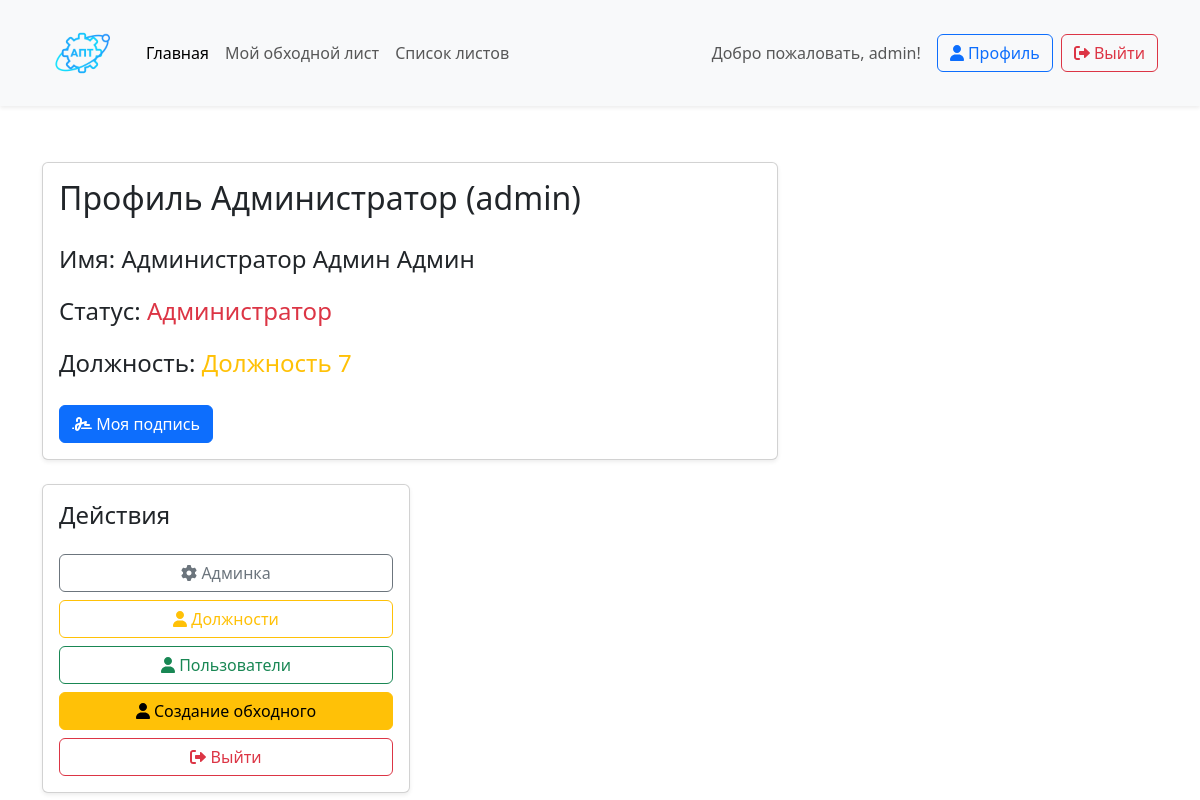
The page /account/profile/ (signed in) on the database its author committed.
### app/models.py (models this page shows, shortened)
class CustomUser(AbstractUser):  # custom user for Users
    gen = (('m', 'Мужской'),('j', 'Женский'))
    patronymic = models.CharField('Отчество',max_length=250,)
    gender = models.CharField('Пол', choices=gen, max_length=3, null=True)
    birthday_date = models.DateField('Дата рождения', null=True,)
    role  = models.ForeignKey(RoleModel, on_delete=models.CASCADE, null=True, verbose_name='Роль')
    depart = models.ForeignKey(DepartmentModel, on_delete=models.CASCADE, null=True, verbose_name='Отделение')
    date_end = models.DateField('Дата завершения зачисления',null=True,)
    signature = models.ImageField('Подпись пользователя',null=True, upload_to='signatures/')
    post = models.ForeignKey(PostModel, verbose_name="Должность", on_delete=models.CASCADE, null=True)
    class Meta:
        verbose_name = 'Пользователь'
        verbose_name_plural = 'Пользователи'

class NameChildPostModel(models.Model):
    name = models.CharField("Название", max_length=50)
    type_for_list = models.ForeignKey("typWorkAround", on_delete=models.CASCADE, verbose_name='Тип обходного')
    class Meta:
        verbose_name = 'Должности для отделений'
        verbose_name_plural = 'Должности для отделений'

### app/views.py (the view)
# urls.py: path('account/profile/',ProfileUserView.profile, name='profile'),
    @login_required
    def profile(req):
        workarounds = WorkaroundModel.objects.filter(user=req.user)
        statuss=None
        try:
            statuss = PostChildModel.objects.get(user = req.user).childpost.name
        except Exception as e:
            statuss = 'нет должности'
        return render(req, 'profile.html', {'workarounds': workarounds, 'st':statuss})

### app/models.py (called while the page is built)
    def __str__(self):
        return f'{self.name}'

### app/templates/profile.html (shortened to what this page needs)
{% extends './base.html' %}
{% block content %}
<div class="container mt-5">
    <div class="row">
        <div class="col-md-8">
            <div class="card shadow-sm mb-4">
                <div class="card-body">
                    <h2 class="card-title mb-4">Профиль {{ request.user.first_name }} ({{ request.user.username }})</h2>
                    <div class="mb-4">
                        <p class="fs-4">Имя: {{ request.user.first_name }} {{ request.user.last_name }} {{ request.user.patronymic }}</p>
                        <p class="fs-4">Статус:
                            {% if request.user.is_superuser %}
                                <span class="text-danger">Администратор</span>
                            {% else %}
                                {{ request.user.role }}
                            {% endif %}
                        </p>
                        <p class="fs-4">Должность:
                            {% if st %}
                                <span class="text-warning">{{ st }}</span>
                            {% else %}
                                <span class="text-danger">Нет должности!</span>
                            {% endif %}
                        </p>
                    </div>
                    <div class="d-flex gap-2">
                        <a href="{% url 'sign' %}" class="btn btn-primary">
                            <i class="fas fa-signature"></i> Моя подпись
                        </a>
                    </div>
                </div>
            </div>
        <div class="col-md-6">
            <div class="card shadow-sm">
                <div class="card-body">
                    <h4 class="card-title mb-4">Действия</h4>
                    <div class="d-grid gap-2">
                        {% if request.user.is_superuser %}
                                <a href="{% url 'admin:index' %}" class="btn btn-outline-secondary">
                                    <i class="fas fa-cog"></i> Админка
                                </a>
                                <a href="{% url 'admin_post_list' %}" class="btn btn-outline-warning">
                                    <i class="fa fa-user" aria-hidden="true"></i> Должности
                                </a>
                                <a href="{% url 'user-list' %}" class="btn btn-outline-success">
                                    <i class="fa fa-user" aria-hidden="true"></i> Пользователи
                                </a>
                                <a href="{% url 'admin-create-workaround' %}" class="btn btn-warning">
                                    <i class="fa fa-user" aria-hidden="true"></i> Создание обходного
                                </a>
                        {% endif %}
                        <a href="{% url 'logout' %}" class="btn btn-outline-danger">
                            <i class="fas fa-sign-out-alt"></i> Выйти
                        </a>
                    </div>
                </div>
            </div>
        </div>
    </div>
</div>
{% endblock content %}

### app/templates/base.html (shortened to what this page needs)
<!DOCTYPE html>
{% load static %}
<html lang="ru">
<head>
    <link href="https://cdn.jsdelivr.net/npm/bootstrap@5.3.0/dist/css/bootstrap.min.css" rel="stylesheet">
    <link href="https://cdnjs.cloudflare.com/ajax/libs/font-awesome/6.0.0-beta3/css/all.min.css" rel="stylesheet">
    <link href="https://cdnjs.cloudflare.com/ajax/libs/animate.css/4.1.1/animate.min.css" rel="stylesheet">
    <link rel="stylesheet" href="{% static 'css/custom.css' %}">
</head>
<body>
    <header class="bg-light shadow-sm">
        <div class="container">
            <nav class="navbar navbar-expand-lg navbar-light">
                <a class="navbar-brand" href="{% url 'index' %}">
                    <img src="{% static 'images/logo.png' %}" alt="Логотип" width="80">
                </a>
                <div class="collapse navbar-collapse" id="navbarNav">
                    <ul class="navbar-nav me-auto mb-2 mb-lg-0">
                        <li class="nav-item">
                            <a class="nav-link active" href="{% url 'index' %}">Главная</a>
                        </li>
                        {% if request.user.is_authenticated %}
                        <li class="nav-item">
                            <a class="nav-link" href="{% url 'myobhod' %}">Мой обходной лист</a>
                        </li>
                        {% endif %}
                        {% if request.user.role|stringformat:"s" == 'Ответственный' %}
                            <li class="nav-item">
                                <a class="nav-link" href="{% url 'workaround-list' %}">Список листов</a>
                            </li>
                        {% endif %}
                    </ul>
                    <div class="d-flex align-items-center">
                        {% if request.user.is_authenticated %}
                            <span class="navbar-text me-3">Добро пожаловать, {{ request.user.username }}!</span>
                            <a href="{% url 'profile' %}" class="btn btn-outline-primary me-2">
                                <i class="fas fa-user"></i> Профиль
                            </a>
                            <form action="{% url 'logout' %}" method="post" class="d-inline">
                                <button type="submit" class="btn btn-outline-danger">
                                    <i class="fas fa-sign-out-alt"></i> Выйти
                                </button>
                            </form>
                        {% else %}
                            <a href="{% url 'login' %}" class="btn btn-primary me-2">
                                <i class="fas fa-sign-in-alt"></i> Войти
                            </a>
                        {% endif %}
                    </div>
                </div>
            </nav>
        </div>
    </header>
    <main class="content m-2">
        {% block content %}
        {% endblock content %}
    </main>
</body>
</html>

### app/static/css/custom.css (style rules this page uses)
.content { height: 100%; margin-top: 5px; }

### rows shown on the page
CustomUser: user.username "admin", user.first_name "Администратор", user.last_name "Админ", user.patronymic "Админ"
NameChildPostModel: name "Должность 7"
